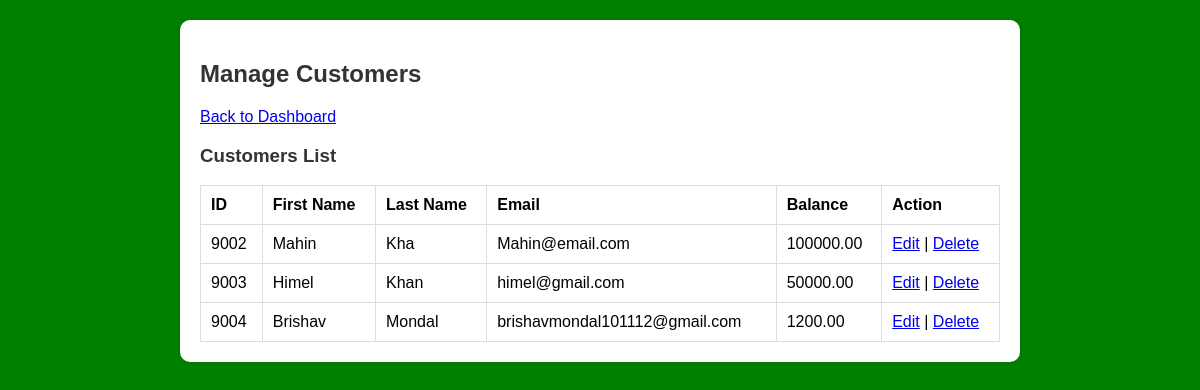
The page /controller/manage_customers.php (signed in) on the database its author committed.
### tables this page shows
CREATE TABLE `customers` (
  `id` int(11) NOT NULL,
  `first_name` varchar(100) NOT NULL,
  `email` varchar(100) NOT NULL,
  `balance` decimal(10,2) NOT NULL DEFAULT 0.00,
  `last_name` varchar(255) NOT NULL,
  `address` text NOT NULL,
  `password` text NOT NULL
);

### controller/manage_customers.php (the view, shortened to what this page needs)
<?php
include '../database/config.php';
$customers_query = "SELECT * FROM customers";
$customers_result = $conn->query($customers_query);
?>
<!DOCTYPE html>
<html lang="en">
<head>
    <link rel="stylesheet" href="../style/style.css">
</head>
<body>
    <div class="dashboard-container">
        <h2>Manage Customers</h2>
        <a href="../View/dashboard.php">Back to Dashboard</a>
        <h3>Customers List</h3>
        <table>
            <tr>
                <th>ID</th>
                <th>First Name</th>
                <th>Last Name</th>
                <th>Email</th>
                <th>Balance</th>
                <th>Action</th>
            </tr>
            <?php while ($customer = $customers_result->fetch_assoc()): ?>
            <tr>
                <td><?php echo $customer['id']; ?></td>
                <td><?php echo $customer['first_name']; ?></td>
                <td><?php echo $customer['last_name']; ?></td>
                <td><?php echo $customer['email']; ?></td>
                <td><?php echo $customer['balance']; ?></td>
                <td>
                    <a href="../View/edit_customer.php?id=<?php echo $customer['id']; ?>">Edit</a> |
                    <a href="?delete_id=<?php echo $customer['id']; ?>" onclick="return confirm('Are you sure you want to delete this customer?')">Delete</a>
                </td>
            </tr>
            <?php endwhile; ?>
        </table>
    </div>
</body>
</html>

### style/style.css (style rules this page uses)
body { font-family: Arial, sans-serif; margin: 0; padding: 0; background-color: green; }
.login-container, .dashboard-container { max-width: 800px; margin: 20px auto; padding: 20px; background-color: white; border-radius: 10px; box-shadow: 0 0 10px rgba(0, 0, 0, 0.1); }
h2, h3 { color: #333; }
table { width: 100%; border-collapse: collapse; }
table, th, td { border: 1px solid #ddd; }
th, td { padding: 10px; text-align: left; }

### rows shown on the page
customers: id "9002", first_name "Mahin", last_name "Kha", email "Mahin@email.com", balance "100000.00"
customers: id "9003", first_name "Himel", last_name "Khan", email "himel@gmail.com", balance "50000.00"
customers: id "9004", first_name "Brishav", last_name "Mondal", email "brishavmondal101112@gmail.com", balance "1200.00"
